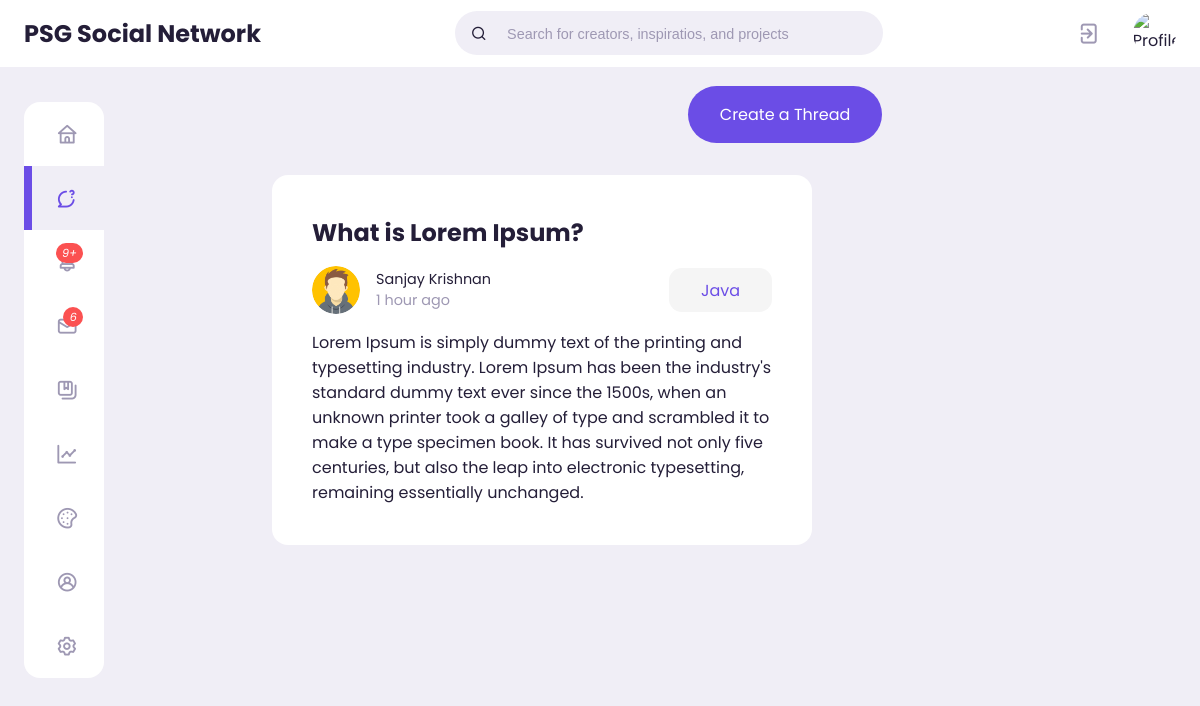
The page /forum/threads/ on the database its author committed.
### forum/models.py (models this page shows, shortened)
class Thread(models.Model):
    host = models.ForeignKey(User, on_delete=models.CASCADE, null=True)
    question = models.CharField(max_length=200)
    topic = models.CharField(max_length=200)
    description = models.TextField(null=True, blank=True)
    participant = models.ManyToManyField(
        User, related_name='participants', blank=True)
    created = models.DateTimeField(auto_now_add=True)
    class Meta:
        ordering = ['-created']

### user/models.py (models this page shows)
class User(AbstractUser):
    GENDER_CHOICES= [
    ('male', 'Male'),
    ('female', 'Female'),
    ('other', 'Other'),
    ]
    username = models.CharField(max_length=200, unique=True)
    profile_pic = models.ImageField(upload_to="profile-pics", blank=True, null=True, default='profile-pics/default-img.png')
    profile_cover = models.ImageField(upload_to="profile-cover", blank=True, null=True, default='profile-cover/default-profile-cover.jpg')
    type = models.CharField(max_length=200, blank=True)
    email = models.EmailField(unique=True)
    gender = models.CharField(max_length=6, choices=GENDER_CHOICES, default='male', null=True)
    dob = models.DateField(null=True)
    USERNAME_FIELD = 'email'
    REQUIRED_FIELDS = []

### forum/views.py (the view)
# urls.py: path('threads/', views.thread_list, name="thread_list"),
def thread_list(request):
    thread_list = Thread.objects.all()
    context = {'thread_list' : thread_list}
    return render(request, 'forum/thread_list.html', context)

### forum/templates/forum/thread_list.html (shortened to what this page needs)
{% extends 'base.html' %}
{% load static %}
{% block content %}
{% include 'top-nav.html' %}
<main class="forum ">
    <div class="container">
        {% include 'side-nav.html'%}
        <section class="middle">
            <div id="thread-form-btn">
                <a  href="{% url 'forum:create-thread' %}">Create a Thread</a>
            </div>
            {% for thread in thread_list %}
            <a href="{% url 'forum:thread' thread.id %}" class="thread-block">
                <div class="thread-question">
                    <h2>{{thread.question}}</h2>
                </div>
                <div class="thread-host">
                    <div id="host-profile_pic">
                        <img src="{{thread.host.profile_pic.url}}" alt="profile-image">
                    </div>
                    <div id="host-name-created">
                        <div id="host-name">
                            <p>{{thread.host.first_name}} {{thread.host.last_name}}</p>
                        </div>
                        <div class="text-muted">
                            <p>{{thread.created|timesince}} ago</p>
                        </div>
                    </div>
                    <div class="thread-topic">
                        {{thread.topic}}
                    </div>
                </div>
                <div class="thread-description">
                    {{thread.description}}
                </div>
            </a>
            {% endfor%}
        </section>
    </div>
</main>
{% endblock content %}

### static/css/style.css (style rules this page uses)
:root { --primary-color-hue: 252; --dark-color-lightness: 17%; --light-color-lightness: 95%; --white-color-lightness: 100%; --color-white: hsl(252, 30%, var(--white-color-lightness)); --color-light: hsl(252, 30%, var(--light-color-lightness)); --color-light-background: hsl(252, 30%, 98%); --color-gray: hsl(var(--primary-color-hue), 15%, 65%); --color-primary: hsl(var(--primary-color-hue), 75%, 60%); --color-secondary: hsl(252, 100%, 90%); --color-success: hsl(120, 95%, 65%); --color-danger: hsl(0, 95%, 65%); --color-dark: hsl(252, 30%, var(--dark-color-lightness)); --color-black: hsl(252, 30%, 10%); --border-radius: 2rem; --input-button-radius: 0.8rem; --input-textfield-radius: 0.4rem; --card-border-radius: 1rem; --btn-padding: 0.6rem 2rem; --search-padding: 0.6rem 1rem; --card-padding: 1rem; --p-tag-color: hsl(0, 0, 20%); --sticky-top-left: 5.4rem; --sticky-top-right: -18rem; }
*, *::before, *::after { margin: 0; padding: 0; outline: 0; box-sizing: border-box; text-decoration: none; list-style: none; border: none; }
body { font-family: 'Poppins', sans-serif; color: var(--color-dark); background: var(--color-light); overflow-x: hidden; }
.container { width: 80%; margin: 0 auto; }
img { display: block; width: 100%; }
.text-muted { color: var(--color-gray); }
main { position: relative; top: 5.4rem; }
main .container { position: relative; }
.feeds .container, .forum .container, .notes .container { display: grid; grid-template-columns: 18vw auto 20vw; column-gap: 2rem; }
.forum .container { display: grid; grid-template-columns: 18vw 45vw 10vw; column-gap: 2rem; }
.forum .thread-block { background: var(--color-white); width: 100%; display: block; color: var(--color-dark); height: max-content; padding: 2.5rem; border-radius: var(--card-border-radius); margin-top: 2rem; }
.forum #thread-form-btn { width: 100%; position: relative; }
.forum #thread-form-btn a { display: inline-block; position: relative; right: -77%; width: fit-content; padding: 1rem 2rem; border-radius: 2rem; justify-content: end; color: var(--color-white); background: var(--color-primary); }
.forum .thread-block .thread-host { display: grid; grid-template-columns: 4rem auto 40%; align-items: center; margin: 1rem 0; }
.forum .thread-block #host-profile_pic { width: 3rem; border-radius: 50%; aspect-ratio: 1/1; overflow: hidden; position: relative; z-index: 1; }
.forum .thread-block #host-name-created { font-size: .9rem; }
.forum .thread-block .thread-topic { background: hsl(252, 0%, 96%); width: fit-content; justify-self: end; padding: .6rem 2rem; color: var(--color-primary); border-radius: var(--input-button-radius); }
@media screen and (max-width: 1200px) { .container { width: 96%; } }

### rows shown on the page
Thread: question "What is Lorem Ipsum?", host.profile_pic (placeholder picture), host.first_name "Sanjay", host.last_name "Krishnan", created "1 hour", topic "Java", description "Lorem Ipsum is simply dummy text of the printing and typesetting industry. Lorem Ipsum has been the industry's standard dummy text ever since the 1500s, when an unknown printer took a galley of type and scrambled it to make a type specimen book. It has survived not only five centuries, but also the leap into electronic typesetting, remaining essentially unchanged."
